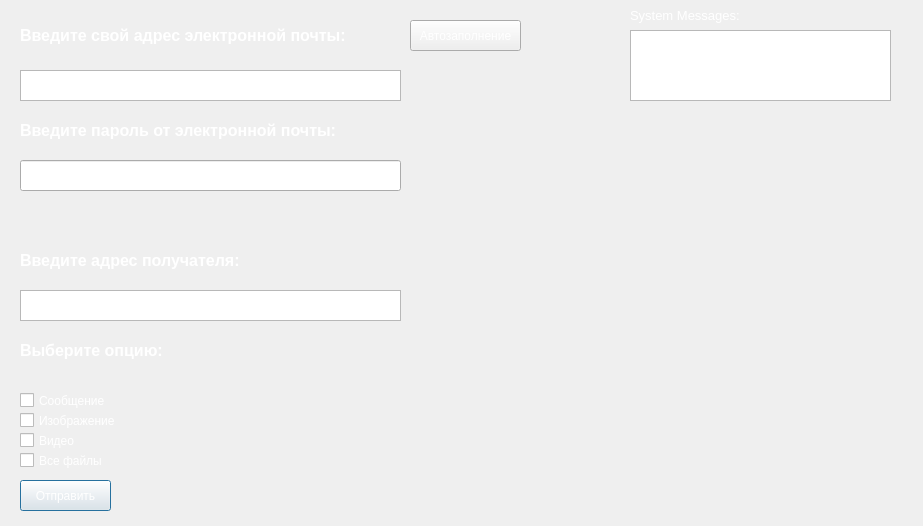
<?xml version="1.0" encoding="UTF-8"?>
<ui version="4.0">
 <class>Dialog_send</class>
 <widget class="QDialog" name="Dialog_send">
  <property name="geometry">
   <rect>
    <x>0</x>
    <y>0</y>
    <width>923</width>
    <height>526</height>
   </rect>
  </property>
  <property name="minimumSize">
   <size>
    <width>923</width>
    <height>526</height>
   </size>
  </property>
  <property name="maximumSize">
   <size>
    <width>923</width>
    <height>526</height>
   </size>
  </property>
  <property name="windowTitle">
   <string>Отправка сообщения</string>
  </property>
  <property name="windowIcon">
   <iconset resource="iconscryptor.qrc">
    <normaloff>:/icons/icons/email.png</normaloff>:/icons/icons/email.png</iconset>
  </property>
  <property name="styleSheet">
   <string notr="true">background-image: url(:/background/icons/background.png);</string>
  </property>
  <widget class="QLabel" name="label">
   <property name="geometry">
    <rect>
     <x>20</x>
     <y>10</y>
     <width>371</width>
     <height>51</height>
    </rect>
   </property>
   <property name="minimumSize">
    <size>
     <width>0</width>
     <height>0</height>
    </size>
   </property>
   <property name="maximumSize">
    <size>
     <width>1000</width>
     <height>1000</height>
    </size>
   </property>
   <property name="styleSheet">
    <string notr="true">color: rgb(255, 255, 255);</string>
   </property>
   <property name="text">
    <string>&lt;html&gt;&lt;head/&gt;&lt;body&gt;&lt;p&gt;&lt;span style=&quot; font-size:12pt; font-weight:600;&quot;&gt;Введите свой адрес электронной почты:&lt;/span&gt;&lt;/p&gt;&lt;/body&gt;&lt;/html&gt;</string>
   </property>
  </widget>
  <widget class="QPlainTextEdit" name="plainTextEdit_send_from">
   <property name="geometry">
    <rect>
     <x>20</x>
     <y>70</y>
     <width>381</width>
     <height>31</height>
    </rect>
   </property>
   <property name="minimumSize">
    <size>
     <width>0</width>
     <height>0</height>
    </size>
   </property>
   <property name="maximumSize">
    <size>
     <width>1000</width>
     <height>1000</height>
    </size>
   </property>
   <property name="styleSheet">
    <string notr="true">color: rgb(255, 255, 255);
font: 75 12pt &quot;MS Shell Dlg 2&quot;;</string>
   </property>
  </widget>
  <widget class="QLabel" name="label_2">
   <property name="geometry">
    <rect>
     <x>20</x>
     <y>110</y>
     <width>571</width>
     <height>41</height>
    </rect>
   </property>
   <property name="minimumSize">
    <size>
     <width>0</width>
     <height>0</height>
    </size>
   </property>
   <property name="maximumSize">
    <size>
     <width>1000</width>
     <height>1000</height>
    </size>
   </property>
   <property name="styleSheet">
    <string notr="true">color: rgb(255, 255, 255);</string>
   </property>
   <property name="text">
    <string>&lt;html&gt;&lt;head/&gt;&lt;body&gt;&lt;p&gt;&lt;span style=&quot; font-size:12pt; font-weight:600;&quot;&gt;Введите пароль от электронной почты:&lt;/span&gt;&lt;/p&gt;&lt;/body&gt;&lt;/html&gt;</string>
   </property>
  </widget>
  <widget class="QLabel" name="label_3">
   <property name="geometry">
    <rect>
     <x>20</x>
     <y>240</y>
     <width>581</width>
     <height>41</height>
    </rect>
   </property>
   <property name="minimumSize">
    <size>
     <width>0</width>
     <height>0</height>
    </size>
   </property>
   <property name="maximumSize">
    <size>
     <width>1000</width>
     <height>1000</height>
    </size>
   </property>
   <property name="styleSheet">
    <string notr="true">color: rgb(255, 255, 255);</string>
   </property>
   <property name="text">
    <string>&lt;html&gt;&lt;head/&gt;&lt;body&gt;&lt;p&gt;&lt;span style=&quot; font-size:12pt; font-weight:600;&quot;&gt;Введите адрес получателя:&lt;/span&gt;&lt;/p&gt;&lt;/body&gt;&lt;/html&gt;</string>
   </property>
  </widget>
  <widget class="QPlainTextEdit" name="plainTextEdit_send_to">
   <property name="geometry">
    <rect>
     <x>20</x>
     <y>290</y>
     <width>381</width>
     <height>31</height>
    </rect>
   </property>
   <property name="minimumSize">
    <size>
     <width>0</width>
     <height>0</height>
    </size>
   </property>
   <property name="maximumSize">
    <size>
     <width>1000</width>
     <height>1000</height>
    </size>
   </property>
   <property name="styleSheet">
    <string notr="true">color: rgb(255, 255, 255);
font: 75 12pt &quot;MS Shell Dlg 2&quot;;</string>
   </property>
  </widget>
  <widget class="QLabel" name="label_4">
   <property name="geometry">
    <rect>
     <x>630</x>
     <y>0</y>
     <width>251</width>
     <height>31</height>
    </rect>
   </property>
   <property name="minimumSize">
    <size>
     <width>0</width>
     <height>0</height>
    </size>
   </property>
   <property name="maximumSize">
    <size>
     <width>1000</width>
     <height>1000</height>
    </size>
   </property>
   <property name="styleSheet">
    <string notr="true">color: rgb(255, 255, 255);</string>
   </property>
   <property name="text">
    <string>&lt;html&gt;&lt;head/&gt;&lt;body&gt;&lt;p&gt;&lt;span style=&quot; font-size:10pt;&quot;&gt;System Messages:&lt;/span&gt;&lt;/p&gt;&lt;/body&gt;&lt;/html&gt;</string>
   </property>
  </widget>
  <widget class="QPushButton" name="pushButton_send">
   <property name="geometry">
    <rect>
     <x>20</x>
     <y>480</y>
     <width>91</width>
     <height>31</height>
    </rect>
   </property>
   <property name="minimumSize">
    <size>
     <width>0</width>
     <height>0</height>
    </size>
   </property>
   <property name="maximumSize">
    <size>
     <width>1000</width>
     <height>1000</height>
    </size>
   </property>
   <property name="styleSheet">
    <string notr="true">color: rgb(255, 255, 255);</string>
   </property>
   <property name="text">
    <string>Отправить</string>
   </property>
  </widget>
  <widget class="QCheckBox" name="checkBox_sms">
   <property name="geometry">
    <rect>
     <x>20</x>
     <y>390</y>
     <width>391</width>
     <height>21</height>
    </rect>
   </property>
   <property name="minimumSize">
    <size>
     <width>0</width>
     <height>0</height>
    </size>
   </property>
   <property name="maximumSize">
    <size>
     <width>1000</width>
     <height>1000</height>
    </size>
   </property>
   <property name="styleSheet">
    <string notr="true">font: 75 10pt &quot;MS Shell Dlg 2&quot;;
color: rgb(255, 255, 255);</string>
   </property>
   <property name="text">
    <string>Сообщение</string>
   </property>
  </widget>
  <widget class="QCheckBox" name="checkBox_img">
   <property name="geometry">
    <rect>
     <x>20</x>
     <y>410</y>
     <width>391</width>
     <height>21</height>
    </rect>
   </property>
   <property name="minimumSize">
    <size>
     <width>0</width>
     <height>0</height>
    </size>
   </property>
   <property name="maximumSize">
    <size>
     <width>1000</width>
     <height>1000</height>
    </size>
   </property>
   <property name="styleSheet">
    <string notr="true">font: 75 10pt &quot;MS Shell Dlg 2&quot;;
color: rgb(255, 255, 255);</string>
   </property>
   <property name="text">
    <string>Изображение</string>
   </property>
  </widget>
  <widget class="QCheckBox" name="checkBox_both">
   <property name="geometry">
    <rect>
     <x>20</x>
     <y>450</y>
     <width>391</width>
     <height>21</height>
    </rect>
   </property>
   <property name="minimumSize">
    <size>
     <width>0</width>
     <height>0</height>
    </size>
   </property>
   <property name="maximumSize">
    <size>
     <width>1000</width>
     <height>1000</height>
    </size>
   </property>
   <property name="styleSheet">
    <string notr="true">font: 75 10pt &quot;MS Shell Dlg 2&quot;;
color: rgb(255, 255, 255);</string>
   </property>
   <property name="text">
    <string>Все файлы</string>
   </property>
  </widget>
  <widget class="QLabel" name="label_5">
   <property name="geometry">
    <rect>
     <x>20</x>
     <y>330</y>
     <width>591</width>
     <height>41</height>
    </rect>
   </property>
   <property name="minimumSize">
    <size>
     <width>0</width>
     <height>0</height>
    </size>
   </property>
   <property name="maximumSize">
    <size>
     <width>1000</width>
     <height>1000</height>
    </size>
   </property>
   <property name="styleSheet">
    <string notr="true">color: rgb(255, 255, 255);</string>
   </property>
   <property name="text">
    <string>&lt;html&gt;&lt;head/&gt;&lt;body&gt;&lt;p&gt;&lt;span style=&quot; font-size:12pt; font-weight:600;&quot;&gt;Выберите опцию:&lt;/span&gt;&lt;/p&gt;&lt;/body&gt;&lt;/html&gt;</string>
   </property>
  </widget>
  <widget class="QTextEdit" name="lineEdit_system_message_send">
   <property name="geometry">
    <rect>
     <x>630</x>
     <y>30</y>
     <width>261</width>
     <height>71</height>
    </rect>
   </property>
   <property name="minimumSize">
    <size>
     <width>0</width>
     <height>0</height>
    </size>
   </property>
   <property name="maximumSize">
    <size>
     <width>1000</width>
     <height>1000</height>
    </size>
   </property>
   <property name="styleSheet">
    <string notr="true">color: rgb(255, 255, 255);
font: 8pt &quot;MS Shell Dlg 2&quot;;</string>
   </property>
  </widget>
  <widget class="QLineEdit" name="plainTextEdit_send_pass">
   <property name="geometry">
    <rect>
     <x>20</x>
     <y>160</y>
     <width>381</width>
     <height>31</height>
    </rect>
   </property>
   <property name="minimumSize">
    <size>
     <width>0</width>
     <height>0</height>
    </size>
   </property>
   <property name="maximumSize">
    <size>
     <width>1000</width>
     <height>1000</height>
    </size>
   </property>
   <property name="styleSheet">
    <string notr="true">color: rgb(255, 255, 255);
font: 12pt &quot;MS Shell Dlg 2&quot;;</string>
   </property>
   <property name="echoMode">
    <enum>QLineEdit::Password</enum>
   </property>
  </widget>
  <widget class="QCheckBox" name="checkBox_video">
   <property name="geometry">
    <rect>
     <x>20</x>
     <y>430</y>
     <width>391</width>
     <height>21</height>
    </rect>
   </property>
   <property name="minimumSize">
    <size>
     <width>0</width>
     <height>0</height>
    </size>
   </property>
   <property name="maximumSize">
    <size>
     <width>1000</width>
     <height>1000</height>
    </size>
   </property>
   <property name="styleSheet">
    <string notr="true">font: 75 10pt &quot;MS Shell Dlg 2&quot;;
color: rgb(255, 255, 255);</string>
   </property>
   <property name="text">
    <string>Видео</string>
   </property>
  </widget>
  <widget class="QPushButton" name="pushButton_auto_fill">
   <property name="geometry">
    <rect>
     <x>410</x>
     <y>20</y>
     <width>111</width>
     <height>31</height>
    </rect>
   </property>
   <property name="minimumSize">
    <size>
     <width>0</width>
     <height>0</height>
    </size>
   </property>
   <property name="maximumSize">
    <size>
     <width>1000</width>
     <height>1000</height>
    </size>
   </property>
   <property name="styleSheet">
    <string notr="true">color: rgb(255, 255, 255);</string>
   </property>
   <property name="text">
    <string>Автозаполнение</string>
   </property>
  </widget>
 </widget>
 <resources>
  <include location="iconscryptor.qrc"/>
 </resources>
 <connections/>
</ui>
